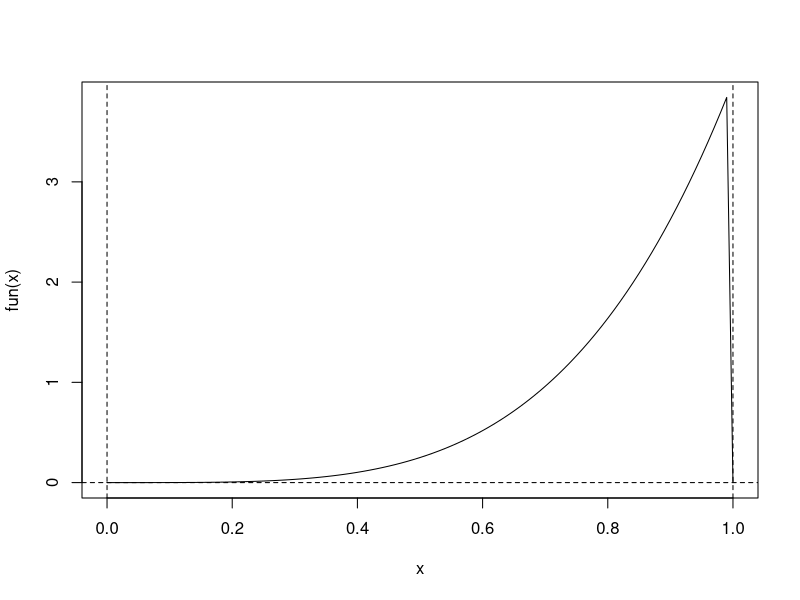
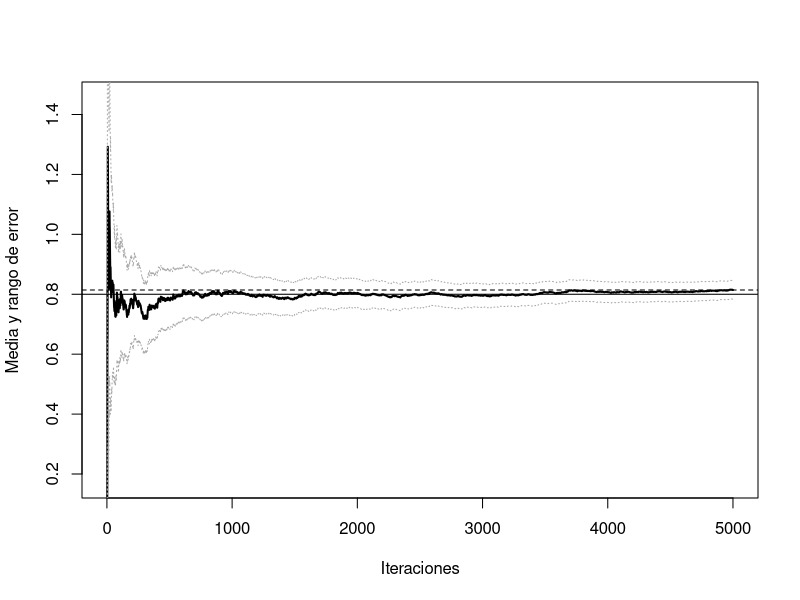
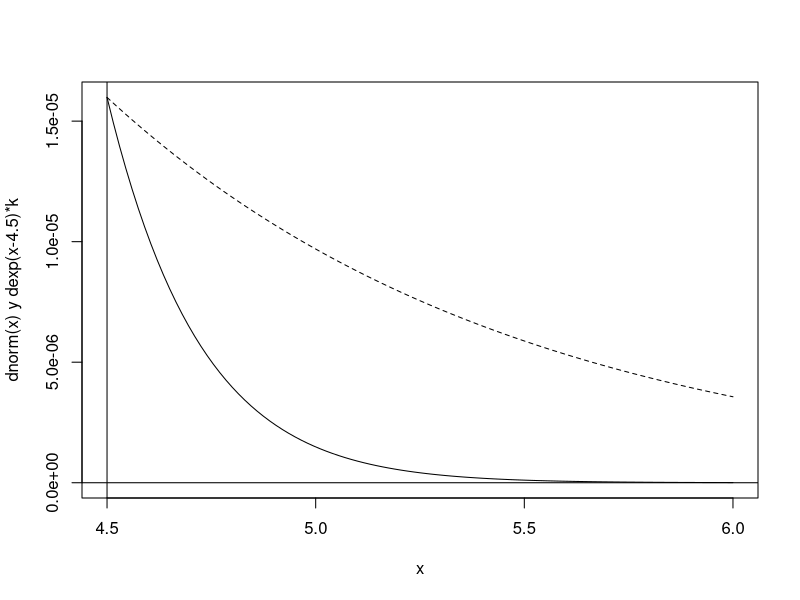
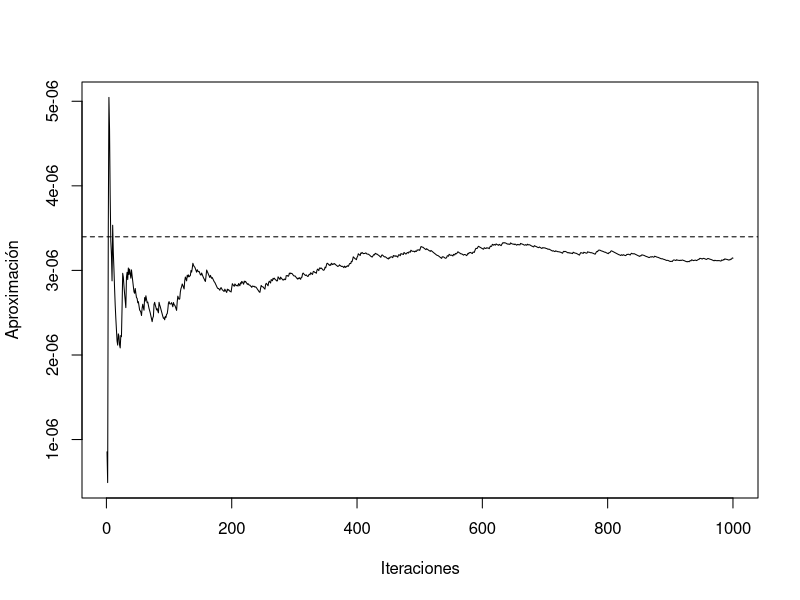
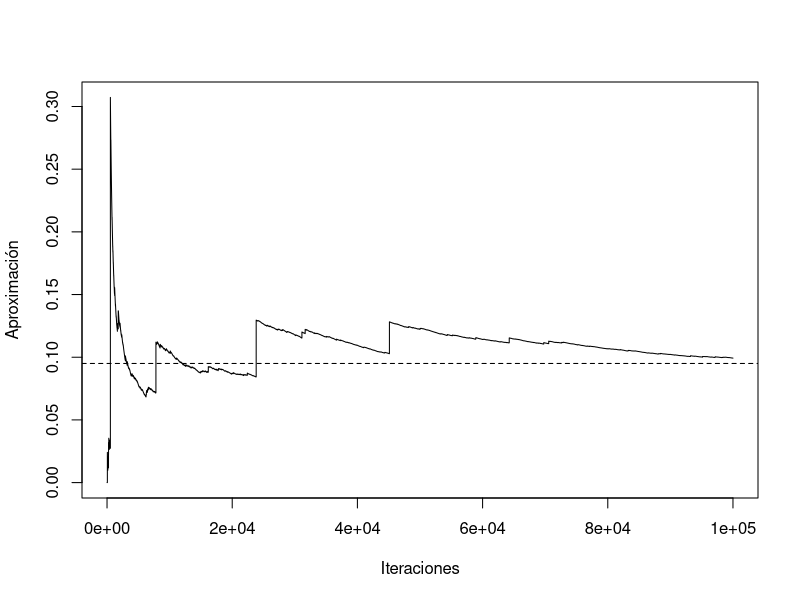
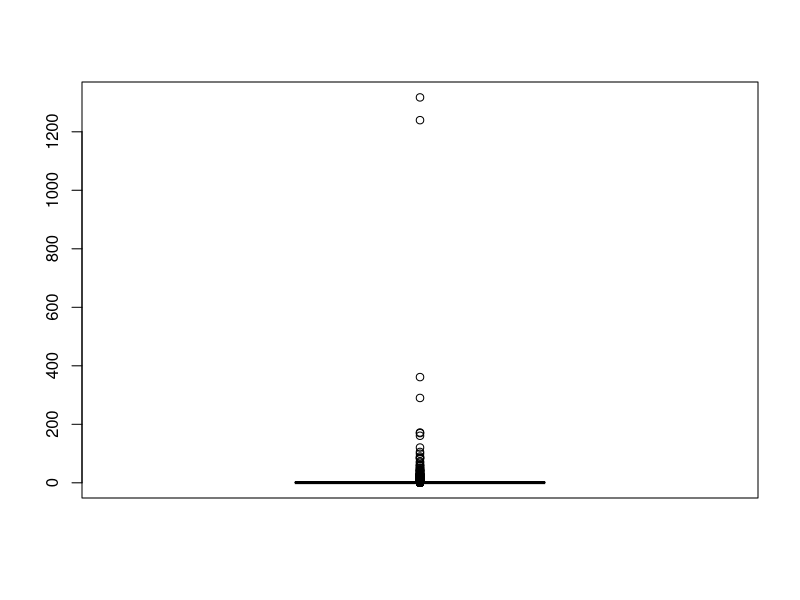
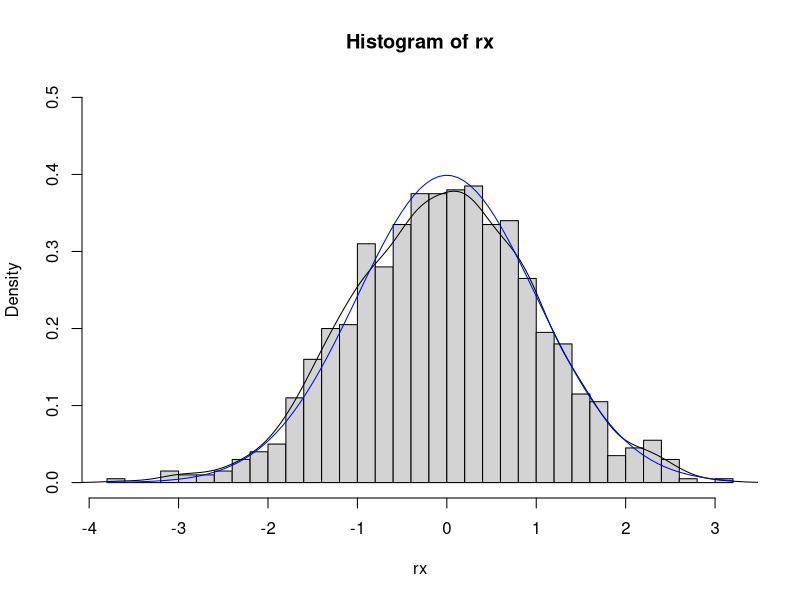
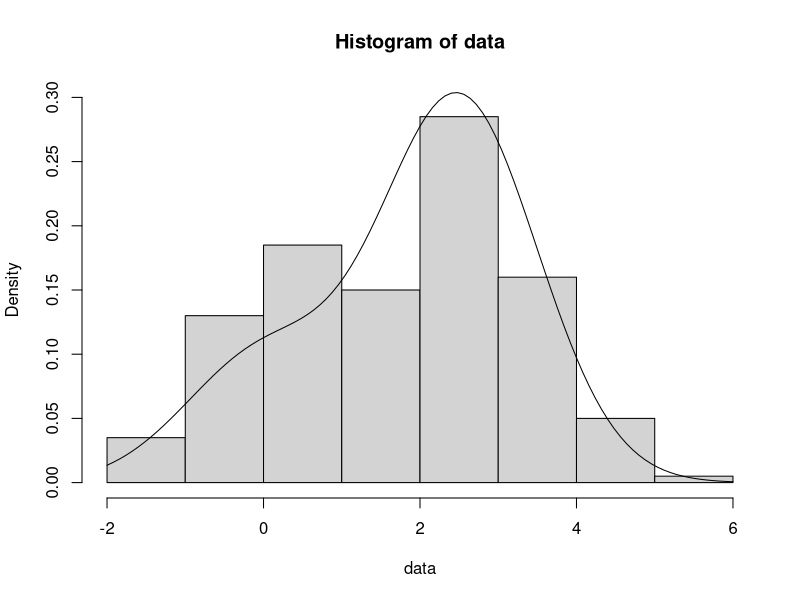

Reproduce these figures in R, in order. (Note: this script raises an error after producing the figures.)
## ---- chunk 1

## ---- chunk 2
mc.integral0 <- function(fun, a, b, n) {
  # Integración Monte Carlo de fun entre a y b utilizando una muestra de tamaño n
  # fun es una función de una sola variable (y que no es vectorial)
  # Se asume a < b y n entero positivo
  # -------------------------------
  x <- runif(n, a, b)
  fx <- sapply(x, fun) # Si fun fuese vectorial bastaría con: fx <- fun(x)
  return(mean(fx) * (b - a))
}
## ---- chunk 3
fun <- function(x) ifelse((x > 0) & (x < 1), 4 * x^4, 0)
# return(4 * x^4)

curve(fun, 0, 1)
abline(h = 0, lty = 2)
abline(v = c(0, 1), lty = 2)

set.seed(1)
mc.integral0(fun, 0, 1, 20)
mc.integral0(fun, 0, 1, 100)
mc.integral0(fun, 0, 1, 100)
## ---- chunk 4
mc.integral <- function(fun, a, b, n, plot = TRUE) {
  fx <- sapply(runif(n, a, b), fun) * (b - a)
  if (plot) {
    cumn <- 1:n
    estint <- cumsum(fx)/cumn
    esterr <- sqrt((cumsum(fx^2)/cumn - estint^2)/(cumn-1)) # Errores estándar
    plot(estint, ylab = "Media y rango de error", type = "l", lwd = 2, ylim = mean(fx) + 
           c(-1, 1) * max(esterr[-1]), xlab = "Iteraciones")
    lines(estint + 2 * esterr, col = "darkgray", lty = 3)
    lines(estint - 2 * esterr, col = "darkgray", lty = 3)
    valor <- estint[n]
    abline(h = valor, lty = 2)
    return(list(valor = valor, error = 2 * esterr[n]))
  } else return(list(valor = mean(fx), error = 2 * sd(fx)/sqrt(n)))
}

set.seed(1)
mc.integral(fun, 0, 1, 5000)
abline(h = 4/5)
## ---- chunk 5
set.seed(1)
mc.integral(fun, 0, 1, 5000, plot = FALSE)
## ---- chunk 6
rfun <- function(nsim) runif(nsim)^(1/4) # Método de inversión
nsim <- 5000
set.seed(1)
x <- rfun(nsim)
# h <- function(x) x
# res <- mean(h(x)) # Aproximación por simulación 
res <- mean(x)
res
# error <- 2*sd(h(x))/sqrt(nsim)
error <- 2*sd(x)/sqrt(nsim)
error
## ---- chunk 7
# h <- function(x) x > 4.5
# f <- function(x) dnorm(x)
set.seed(1)
nsim <- 10^3
x <- rnorm(nsim)
mean(x > 4.5) # mean(h(x))

pnorm(-4.5)  # valor teórico P(X > 4.5) 
## ---- chunk 8
any(x > 4.5)
## ---- chunk 9
curve(dnorm(x), 4.5, 6, ylab = "dnorm(x) y dexp(x-4.5)*k")
abline(v = 4.5)
abline(h = 0)
escala <- dnorm(4.5)  # Reescalado para comparación...
curve(dexp(x - 4.5) * escala, add = TRUE, lty = 2)  
## ---- chunk 10
set.seed(1)
nsim <- 10^3
y <- rexp(nsim) + 4.5    #  Y ~ g
w <- dnorm(y)/dexp(y - 4.5)
## ---- chunk 11
# h(x) <- function(x) x > 4.5  # (1 si x > 4.5 => h(y) = 1)
mean(w) # mean(w*h(y))
pnorm(-4.5)  # valor teórico

plot(cumsum(w)/1:nsim, type = "l", ylab = "Aproximación", xlab = "Iteraciones")
abline(h = pnorm(-4.5), lty = 2)
## ---- chunk 12
sqrt(var(w)/nsim) # sd(w*h(y))/sqrt(nsim)   
## ---- chunk 13
est <- mean(rnorm(nsim) > 4.5)
est
sqrt(est * (1 - est)/nsim)
## ---- chunk 14
nsim <- 10^5
set.seed(4321)
y <- rnorm(nsim)
w <- dcauchy(y)/dnorm(y) # w <- w/sum(w) si alguna es una cuasidensidad
## ---- chunk 15
mean(w * (y > 2) * (y < 6)) 
pcauchy(6) - pcauchy(2)  # Valor teórico
## ---- chunk 16
plot(cumsum(w * (y > 2) * (y < 6))/1:nsim, type = "l", ylab = "Aproximación", xlab = "Iteraciones")
abline(h = pcauchy(6) - pcauchy(2), lty = 2)
## ---- chunk 17
boxplot(nsim * w/sum(w))  
## ---- chunk 18
# Densidad objetivo
# f <- dnorm # f <- function(x) ....

nsim <- 10^3
# El nº de simulaciones de la densidad auxiliar debe ser mucho mayor:
nsim2 <- 10^5
set.seed(4321)
y <- rcauchy(nsim2)
w <- dnorm(y)/dcauchy(y) # w <- w/sum(w) si alguna es una cuasidensidad

# Si se pidiera aproximar una integral
# h(y) = y si es la media # h <- function(y) y
# mean(w * h(y))
## ---- chunk 19
rx <- sample(y, nsim, replace = TRUE, prob = w/sum(w))
hist(rx, freq = FALSE, breaks = "FD", ylim = c(0, 0.5))
lines(density(rx))
curve(dnorm, col = "blue", add = TRUE)
## ---- chunk 20
nsim <- 200
mu1 <- 0 
mu2 <- 2.5
sd1 <- sd2 <- 1

set.seed(12345)
p.sim <- rbinom(nsim, 1, 0.25)
data <- rnorm(nsim, mu1*p.sim + mu2*(1-p.sim), sd1*p.sim + sd2*(1-p.sim))

hist(data, freq = FALSE, breaks = "FD", ylim = c(0, 0.3))
curve(0.25 * dnorm(x, mu1, sd1) + 0.75 * dnorm(x, mu2, sd2), add = TRUE)
## ---- chunk 21
like <- function(mu)
  -sum(log((0.25 * dnorm(data, mu[1], sd1) + 0.75 * dnorm(data, mu[2], sd2))))
  # NOTA: Pueden aparecer NA/Inf por log(0)
## ---- chunk 22
tee <- function(f) {
  function(...) {
    input <- if(nargs() == 1) c(...) else list(...)
    output <- f(...)
    # Hacer algo ...
    # ... con output e input
    return(output)
  }
}
## ---- chunk 23
tee.optim2d <- function(f) {
  best.f <- Inf   # Suponemos que se va a minimizar (opción por defecto)
  best.par <- c(NA, NA)   
  function(...) {
    input <- c(...)
    output <- f(...)
    ## Hacer algo ...
    points(input[1], input[2], col = "lightgray")
    if(best.f > output) {
      lines(rbind(best.par, input), lwd = 2, col = "blue")
      best.f <<- output
      best.par <<- input
      # points(best.par[1], best.par[2], col = "blue", pch = 20)
      # cat("par = ", best.par, "value = ", best.f, "\n")
    } 
    ## ... con output e input
    return(output)
  }
}
## ---- chunk 24

mmu1 <- mmu2 <- seq(-2, 5, length = 128)
lli <- outer(mmu1, mmu2, function(x,y) apply(cbind(x,y), 1, like))

par(mar = c(4, 4, 1, 1))
image(mmu1, mmu2, -lli, xlab = expression(mu[1]), ylab = expression(mu[2]))
contour(mmu1, mmu2, -lli, nlevels = 50, add = TRUE)

# Valores iniciales aleatorios
nstarts <- 5
set.seed(1)
starts <- matrix(runif(2*nstarts, -2, 5), nrow = nstarts)
points(starts, col = "blue", pch = 19)

# Minimización numérica con nlm
for (j in 1:nstarts){
  # Normalmente llamaríamos a nlm(like, start)
  res <- nlm(tee.optim2d(like), starts[j, ]) # nlm(like, starts[j, ])
  points(res$estimate[1],res$estimate[2], pch = 19)
  cat("par = ", res$estimate, "value =", res$minimum, "\n")
}
## ---- chunk 25
# ![](templesimulado.png)
knitr::include_graphics(paste0(fig.path,"templesimulado.png"))
## ---- chunk 26
# Representar la superficie del logaritmo de la verosimilitud
image(mmu1, mmu2, -lli, xlab = expression(mu[1]), ylab = expression(mu[2]))
contour(mmu1, mmu2, -lli, nlevels = 50, add = TRUE)
points(starts, col = "blue", pch = 19)

set.seed(1)
for (j in 1:nstarts){
  # Normalmente llamaríamos a optim(start, like, method = "SANN")
  # Note that the "SANN" method depends critically on the settings of the control parameters.
  # For "SANN" maxit gives the total number of function evaluations: there is no other stopping criterion. 
  # Defaults to 10000.
  res <- optim(starts[j, ], tee.optim2d(like), method = "SANN", control = list(temp = 100, maxit = 2000))
  points(res$par[1],res$par[2], pch = 19)
  cat("par = ", res$par, "value =", res$value, "\n")
}
## ---- chunk 27
SA <- function(fun, pini, lower = -Inf, upper = Inf, tolerance = 10^(-4), factor = 1) {
  temp <- scale <- iter <- dif <- 1
  npar <- length(pini) 
  the <- matrix(pini, ncol = npar)
  curfun <- hval <- fun(pini)
  while (dif > tolerance) {
    prop <- the[iter, ] + rnorm(npar) * scale[iter]
    # Se decide si se acepta la propuesta
    if (any(prop < lower) || any(prop > upper) || 
        (temp[iter] * log(runif(1)) > -fun(prop) + curfun))  prop <- the[iter, ]
    curfun <- fun(prop)
    hval <- c(hval, curfun)
    the <- rbind(the, prop)
    iter <- iter + 1
    temp <- c(temp, 1/log(iter + 1))  # Actualizar la temperatura
    # Se controla el nº de perturbaciones aceptadas
    ace <- length(unique(the[(iter/2):iter, 1]))
    if (ace == 1) 
      # si es muy pequeño se disminuye la escala de la perturbación
      factor <- factor/10
    if (2 * ace > iter) 
      # si es muy grande se aumenta
      factor <- factor * 10
    scale <- c(scale, max(2, factor * sqrt(temp[iter])))  # Actualizar la escala de la perturbación
    dif <- (iter < 100) + (ace < 2) + (max(hval) - max(hval[1:(iter/2)]))
  }
  list(theta = the, val = hval, ite = iter)
}

# Representar la superficie del logaritmo de la verosimilitud
image(mmu1, mmu2, -lli, xlab = expression(mu[1]), ylab = expression(mu[2]))
contour(mmu1, mmu2, -lli, nlevels = 50, add = TRUE)
points(starts, col = "blue", pch = 19)

set.seed(1)
for (j in 1:nstarts) {
  sar <- SA(like, starts[j, ])
  lines(sar$the[, 1], sar$the[, 2], lwd = 2, col = "blue")
  points(sar$the[sar$it, 1], sar$the[sar$it, 2], pch = 19)
}
## ---- chunk 28
require(DEoptim)

# Representar la superficie del logaritmo de la verosimilitud
image(mmu1, mmu2, -lli, xlab = expression(mu[1]), ylab = expression(mu[2]))
contour(mmu1, mmu2, -lli, nlevels = 50, add = TRUE)
# Estos algoritmos no requieren valores iniciales (los generan al azar en el rango)

lower <- c(-2, -2)
upper <- c(5, 5)
set.seed(1)
# DEoptim(like, lower, upper)
der <- DEoptim(tee.optim2d(like), lower, upper, DEoptim.control(itermax = 10))
# Por defecto fija el tamaño de la población a NP = 10*npar = 20
# Puede ser mejor dejar el valor por defecto itermax = 200
points(der$optim$bestmem[1], der$optim$bestmem[2], pch = 19)
